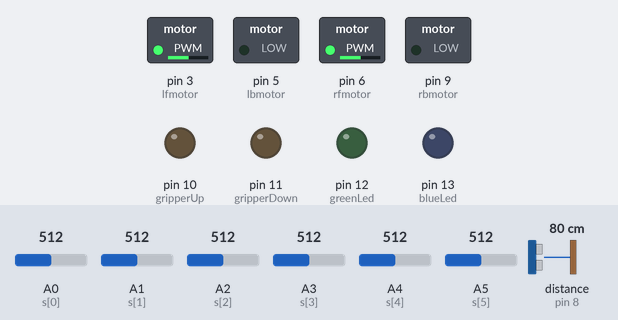
Recording of a sketch running on a simulated Arduino Uno, built with avr-gcc and run on an emulated ATmega328P. Parts: switched loads named in the sketch (green lamp = pin HIGH), output pins drawn as LEDs (lit = HIGH). Wiring (inferred from the names in the program): ultrasonic range finder: trigger pin 7; echo pin 8. The test bench sets the inputs (shaded band); at power-on: A0 (s[0]) = 512, A1 (s[1]) = 512, A2 (s[2]) = 512, A3 (s[3]) = 512, A4 (s[4]) = 512, A5 (s[5]) = 512, distance to the obstacle (sensor on pin 8) 80 cm. The echo pulse lasts 58.3 µs per cm; pins used as bus, display or sensor lines are not drawn; what the sketch prints to the serial monitor is not drawn.

Above: at 0.1 s.
At 3.1 s:
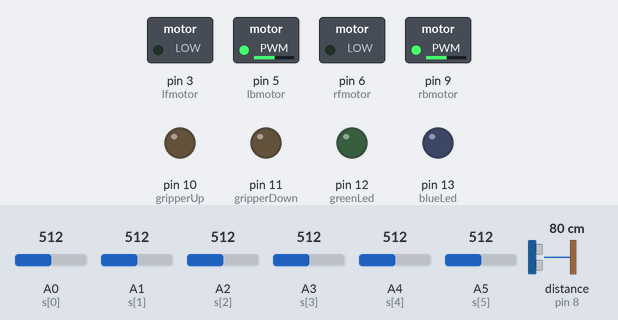
At 7.1 s:
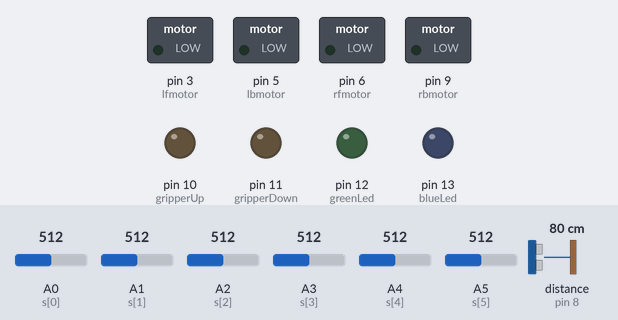
Timing chart, 0 to 8.6 s (numbered marks = the images above):
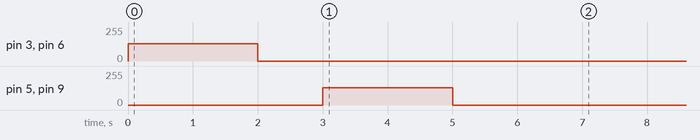

The sketch:

sketch_jan16c.ino
```cpp
#define SPEED 200
#define HIGHSPEED 230
#define SLOWSPEED 130
#define VSLOWSPEED 150
int s[6] = {A0, A1, A2, A3, A4, A5};
int avg[6];
int val[6];
int white[6];
int black[6];
int i, j;
int ir[6];
int lfmotor = 3;
int rfmotor = 6;
int lbmotor = 5;
int rbmotor = 9;
int trigPin = 7;
int echoPin = 8;
int leftStack=2,rightStack=2,centreStack=6;
long duration;
int gripperDown = 11;
int gripperUp = 10;
int red, green, blue;
int r[4], g[4], b[4];
int redLed = 10;
int blueLed = 13;
int greenLed = 12;
//int s0 = 11; --- 5 volts
//int s1 = 10; --- ground
int s2 = 5;
int s3 = 6;
int out = 3;
//int oe= 9; ---- ground

void setup() {
  Serial.begin(9600);
  pinMode( lfmotor, OUTPUT );
  pinMode( rfmotor, OUTPUT );
  pinMode( lbmotor, OUTPUT );
  pinMode( rbmotor, OUTPUT );
  analogWrite(lbmotor, 0);
  analogWrite(rbmotor, 0);
  analogWrite(lfmotor, 0);
  analogWrite(rfmotor, 0);

  Serial.println("Place on White");

    analogWrite(lbmotor, 0);
  analogWrite(rbmotor, 0);
  analogWrite(lfmotor, SLOWSPEED);
  analogWrite(rfmotor, SLOWSPEED);
  delay(2000);
  analogWrite(lbmotor, 0);
  analogWrite(rbmotor, 0);
  analogWrite(lfmotor, 0);
  analogWrite(rfmotor, 0);
  for (i = 0; i < 6; i++)
  {
    white[i] = analogRead(s[i]);
    Serial.print(white[i]);
    Serial.print("\t");
  } Serial.println(" ");
  delay(1000);

  Serial.println("Place on Black");

    analogWrite(lbmotor, SLOWSPEED);
  analogWrite(rbmotor, SLOWSPEED);
  analogWrite(lfmotor, 0);
  analogWrite(rfmotor, 0);
  delay(2000);
    analogWrite(lbmotor, 0);
  analogWrite(rbmotor, 0);
  analogWrite(lfmotor, 0);
  analogWrite(rfmotor, 0);

  for (i = 0; i < 6; i++)
  {
    black[i] = analogRead(s[i]);
    Serial.print(black[i]);
    Serial.print("\t");
  } Serial.println("");
  Serial.println(" Average:");
  delay(1000);
  for (i = 0; i < 6; i++)
  {
    avg[i] = (black[i] + white[i]) / 2;
    Serial.print(avg[i]);
    Serial.print("\t");
  } Serial.println(" ");
  delay(1000);

  pinMode(gripperDown, OUTPUT);
  pinMode(gripperUp, OUTPUT);
  digitalWrite(gripperDown, LOW);
  digitalWrite(gripperUp, LOW);

  pinMode(trigPin, OUTPUT);
  pinMode(echoPin, INPUT);

  pinMode(redLed, OUTPUT);
  pinMode(greenLed, OUTPUT);
  pinMode(blueLed, OUTPUT);
  pinMode(s2, OUTPUT);
  pinMode(s3, OUTPUT);
  pinMode(out, INPUT);

}

int value()
{
  for (i = 0; i < 6; i++)
  {
    ir[i] = ( analogRead(s[i]) > avg[i] ? 1 : 0 );
    Serial.print(ir[i]);
    Serial.print("\t");
  }
  Serial.println("");
  return 16 * ir[0] + 8 * ir[1] + 4 * ir[2] + 2 * ir[3] + 1 * ir[4] + 1000 * ir[5];
}


void leftTurn()
{
//  while (!(analogRead(s[2]) < avg[2]))
//  {
//    analogWrite(lfmotor, 0);
//    analogWrite(lbmotor, 0);
//    analogWrite(rfmotor, SPEED);
//    analogWrite(rbmotor, 0);
//    Serial.println("left turn");
//  }
//  while (!(analogRead(s[2]) > avg[2]))
//  {
//    analogWrite(lfmotor, 0);
//    analogWrite(lbmotor, 0);
//    analogWrite(rfmotor, SPEED);
//    analogWrite(rbmotor, 0);
//    Serial.println("left turn");
//  }
while(analogRead(s[0]) < avg[0])
{
     analogWrite(lfmotor, 0);
    analogWrite(lbmotor, SPEED);
    analogWrite(rfmotor, HIGHSPEED);
    analogWrite(rbmotor, 0);
    Serial.println("left turn");
  }
}

void rightTurn()
{
//  while (!(analogRead(s[2]) < avg[2]))
//  {
//    analogWrite(lfmotor, SPEED);
//    analogWrite(lbmotor, 0);
//    analogWrite(rfmotor, 0);
//    analogWrite(rbmotor, 0);
//    Serial.println("right turn");
//  }
//  while (!(analogRead(s[2]) > avg[2]))
//  {
//    analogWrite(lfmotor, SPEED);
//    analogWrite(lbmotor, 0);
//    analogWrite(rfmotor, 0);
//    analogWrite(rbmotor, 0);
//    Serial.println("right turn");
//  }
while ((analogRead(s[4]) < avg[4]))
  {
    analogWrite(lfmotor, HIGHSPEED);
    analogWrite(lbmotor, 0);
    analogWrite(rfmotor, 0);
    analogWrite(rbmotor, SPEED);
    Serial.println("right turn");
  }
}
void leftTurnWithBreak()
{
  while (!(analogRead(s[2]) < avg[2]))
  {
    analogWrite(lfmotor, 0);
    analogWrite(lbmotor, 0);
    analogWrite(rfmotor, SPEED);
    analogWrite(rbmotor, 0);
    Serial.println("left turn");
    if(value()==1031)
    break;
  }
  while (!(analogRead(s[2]) > avg[2]))
  {
    analogWrite(lfmotor, 0);
    analogWrite(lbmotor, 0);
    analogWrite(rfmotor, SPEED);
    analogWrite(rbmotor, 0);
    Serial.println("left turn");
    if(value()==1031)
    break;
  }
}

void rightTurnWithBreak()
{
  while (!(analogRead(s[2]) < avg[2]))
  {
    analogWrite(lfmotor, SPEED);
    analogWrite(lbmotor, 0);
    analogWrite(rfmotor, 0);
    analogWrite(rbmotor, 0);
    Serial.println("right turn");
    if(value()==1031)
    break;
  }
  while (!(analogRead(s[2]) > avg[2]))
  {
    analogWrite(lfmotor, SPEED);
    analogWrite(lbmotor, 0);
    analogWrite(rfmotor, 0);
    analogWrite(rbmotor, 0);
    Serial.println("right turn");
    if(value()==1031)
    break;
  }
}

void left()
{
  analogWrite(lfmotor, SLOWSPEED);
  analogWrite(lbmotor, 0);
  analogWrite(rfmotor, SPEED);
  analogWrite(rbmotor, 0);
  Serial.println("left");
}

void right()
{
  analogWrite(lfmotor, SPEED);
  analogWrite(lbmotor, 0);
  analogWrite(rfmotor, SLOWSPEED);
  analogWrite(rbmotor, 0);
  Serial.println("right");
}

void forward()
{
  analogWrite(lfmotor, SPEED);
  analogWrite(lbmotor, 0);
  analogWrite(rfmotor, SPEED);
  analogWrite(rbmotor, 0);
  Serial.println("fwd");
}
void Stop()
{
  analogWrite(lfmotor, 0);
  analogWrite(lbmotor, 0);
  analogWrite(rfmotor, 0);
  analogWrite(rbmotor, 0);
  Serial.println("Stop");
}


void backward()
{
  analogWrite(lfmotor, 0);
  analogWrite(lbmotor, SPEED);
  analogWrite(rfmotor, 0);
  analogWrite(rbmotor, SPEED);
  Serial.println("bwd");
}

void rotate()
{
  {
    analogWrite(lfmotor, SPEED);
    analogWrite(lbmotor, 0);
    analogWrite(rfmotor, 0);
    analogWrite(rbmotor, 0);
    Serial.println("rotate");
  }
}

void fullTurn()
{
    while (!(analogRead(s[2]) < avg[2]))
  {
    analogWrite(lfmotor, 0);
    analogWrite(lbmotor, VSLOWSPEED);
    analogWrite(rfmotor, VSLOWSPEED);
    analogWrite(rbmotor, 0);
    Serial.println("full turn");
  }
  while (!(analogRead(s[2]) > avg[2]))
  {
    analogWrite(lfmotor, 0);
    analogWrite(lbmotor, VSLOWSPEED);
    analogWrite(rfmotor, VSLOWSPEED);
    analogWrite(rbmotor, 0);
    Serial.println("full turn");
    Stop();
  }
}
void followLine()
{
  int value1 = value();

  if (value1 > 1000)
    value1 -= 1000;
  switch (value1) {

    case 14:
    case 4:
    case 17:
    case 10:
    case 5:
    case 31:
      forward();
      break;

    case 12:
    case 8:
    case 24:
    case 28:
case 25:
case 26:
      left();
      break;

    case 16:
    case 30:
      leftTurn();
      break;

    case 1:
    case 15:
      rightTurn();
      break;

    case 6:
    case 2:
    case 3:
    case 7:
    case 11:
    case 19:
      right();
      break;

    default:
      rotate();
  }
}

int distance(){

   // Clears the trigPin
  digitalWrite(trigPin, LOW);
  delayMicroseconds(2);
  // Sets the trigPin on HIGH state for 10 micro seconds
  digitalWrite(trigPin, HIGH);
  delayMicroseconds(10);
  digitalWrite(trigPin, LOW);
  // Reads the echoPin, returns the sound wave travel time in microseconds
  duration = pulseIn(echoPin, HIGH);
  // Calculating the distance
  return duration * 0.034 / 2;
}

void grip() {
while(distance()>5)
followLine();
colorSense();
Stop();
while(distance()<9)
backward();
Stop();
digitalWrite(gripperDown,HIGH);
digitalWrite(gripperUp,LOW);
delay(3000);
digitalWrite(gripperDown,LOW);
while(distance()>5)
followLine();
Stop();
digitalWrite(gripperUp,HIGH);
digitalWrite(gripperDown,LOW);
delay(3000);
digitalWrite(gripperUp,LOW);
}

void unGrip(){
  while(distance()>10)
  followLine();
  Stop();
  digitalWrite(gripperDown,HIGH);
digitalWrite(gripperUp,LOW);
delay(3000);
digitalWrite(gripperDown,LOW);
while(distance()<9)
backward();
Stop();
digitalWrite(gripperUp,HIGH);
digitalWrite(gripperDown,LOW);
delay(3000);
digitalWrite(gripperUp,LOW);
}

void Task1(){
  for(i=0;i<3;i++){
  while(distance()>5)
  followLine();
  colorSave();
  while(value()!=1007 || value()!=1028)
  {
    if(value()==1007)
    rightTurn();
    else
    leftTurn();
  }
  while(value()!=1031)
  followLine();
}
}

void Task2(){
  forward();
  delay(400);
  grip();
  for(i=0;i<3;i++){
  if(colorMatch(r[0],g[0],b[0])){
  dropIn(2,1);
  returnToCentre(1);
  }
  else {
    dropIn(2,3);
    returnToCentre(3);
  }

  }
pickUp(2,1);
dropIn(1,2);
pickUp(2,3);
if(colorMatch(r[1],g[1],b[1])){
dropIn(3,2);
pickUp(2,3);
dropIn(3,2);
}
else {
  dropIn(3,1);
  pickUp(1,3);
  dropIn(3,2);
  pickUp(2,1);
  dropIn(1,2);
}
 returnToNode();
}
void returnToCentre(int n){
  if(n==1)
  {
    while(distance()>10)
    backward();
    fullTurn();
    while(value()!=1031)
    followLine();
    leftTurn();
    while(distance()>20)
    followLine();
    Stop();
  }
  if(n==3)
{
      while(distance()>10)
    backward();
    fullTurn();
    while(value()!=1031)
    followLine();
    rightTurn();
    while(distance()>20)
    followLine();
    Stop();
}
}

void returnToNode(){
  while(distance()<(7-centreStack)*10)
  backward();
  fullTurn();
  while(value!=1031)
  followLine();
 // blinkLed(4);
  Stop();
}

void colorSense(){
  //also blink same led

  int r,g,b;
int rsum=0,gsum=0,bsum=0;

  for(i=0;i<5;i++){
    digitalWrite(s2, LOW);
  digitalWrite(s3, LOW);
  r = pulseIn(out, LOW);
  //r = map(r, 250, 1000, 255, 0);
  // r = constrain(r,0,255);
  Serial.print("\tR= ");
  Serial.print(r);
  Serial.print("\t");
  delay(100);

  digitalWrite(s2, HIGH);
  digitalWrite(s3, HIGH);
  g = pulseIn(out, LOW);
  //g = map(g, 250, 1000, 255, 0);
  // g = constrain(g,0,255);
  Serial.print("\tG= ");
  Serial.print(g);
  Serial.print("\t");
  delay(100);

  digitalWrite(s2, LOW);
  digitalWrite(s3, HIGH);
  b = pulseIn(out, LOW);
 // b = map(b, 250, 1000, 255, 0);
  // b = constrain(b,0,255);
  Serial.print("\tB= ");
  Serial.print(b);
  Serial.println("\t");
  delay(100);
  rsum+=r;
  gsum+=g;
  bsum+=b;
  }
  red=rsum/5;
  green=gsum/5;
  blue=bsum/5;

  analogWrite(redLed,red);
  analogWrite(greenLed,green);
  analogWrite(blueLed,blue);
}

int colorSaveVariable=0;
void colorSave(){
  int t=0;
  colorSense();
  for(i=0;i<=colorSaveVariable;i++)
  {
    if(red>0.9*r[i] && red<1.1*r[i] && green>0.9*g[i] && green<1.1*g[i] && blue>0.9*b[i] && blue<1.1*b[i])
    t=1;
  }
  if(t==0)
  {
    r[colorSaveVariable]=red;
    g[colorSaveVariable]=green;
    b[colorSaveVariable]=blue;
    colorSaveVariable++;
  Serial.println("Color is saved");
  }

}

int colorMatch(int r,int g,int b){
   if(red>0.9*r && red<1.1*r && green>0.9*g && green<1.1*g && blue>0.9*b && blue<1.1*b)
   {
    return 1;
   }
   else return 0;
}

void pickUp(int currentStack,int nextStack)
{
  if(currentStack == 1)
  {
    while(distance()<(6-leftStack)*10)
    backward();
    fullTurn();

    while(value()!=1031)
    followLine();

    if(nextStack == 2)
    {
      leftTurn();
      centreStack--;
    }

    else if(nextStack == 3)
    {
      forward();
      delay(400);
      rightStack--;
    }
    grip();


  }

  else if( currentStack == 2)
  {
   while(distance()<(6-leftStack)*10)
    backward();
    fullTurn();

    while(value()!=1031)
    followLine();

    if(nextStack == 1)
    {
      rightTurn();
      leftStack--;
    }

     else if(nextStack == 3)
     {
      leftTurn();
      rightStack--;
     }

     grip();
  }

  else if( currentStack == 3)
  {
       while(distance()<(6-leftStack)*10)
    backward();
    fullTurn();

    while(value()!=1031)
    followLine();

    if(nextStack == 2)
    {
      rightTurn();
      centreStack--;
    }

    else if(nextStack == 1)
    {
      forward();
      delay(400);
      leftStack--;
    }
    grip();
  }
}

void dropIn(int currentStack,int nextStack){
  if(currentStack==1)
  {
    if(nextStack==2)
    {
      while(distance()<(6-leftStack)*10)
      backward();
      fullTurn();
      while(value()!=1031)
      followLine();
      leftTurn();
      unGrip();
      centreStack++;
    }
    if(nextStack==3)
    {
      while(distance()<(6-rightStack)*10)
      backward();
      fullTurn();
      while(value()!=1031)
      followLine();
      forward();
      delay(400);
      rightStack++;
    }
  }
if(currentStack==2)
  { if(nextStack==1)
  {
      while(distance()<(6-leftStack)*10)
      backward();
      fullTurn();
      while(value()!=1031)
      followLine();
      rightTurn();
      unGrip();
      leftStack++;
  }
    if(nextStack==3)
    {
            while(distance()<(6-leftStack)*10)
      backward();
      fullTurn();
      while(value()!=1031)
      followLine();
      leftTurn();
      unGrip();
      rightStack++;
      }
  }
   if(currentStack==3)
   {
    if(nextStack==1)
    {
            while(distance()<(6-leftStack)*10)
      backward();
      fullTurn();
      while(value()!=1031)
      followLine();
      forward();
      delay(400);
      unGrip();
      leftStack++;
    }
    if(nextStack==2)
    {
            while(distance()<(6-leftStack)*10)
      backward();
      fullTurn();
      while(value()!=1031)
      followLine();
      rightTurn();
      unGrip();
      centreStack++;
    }


    }
}

void loop() {

Serial.println(distance());
}
```
